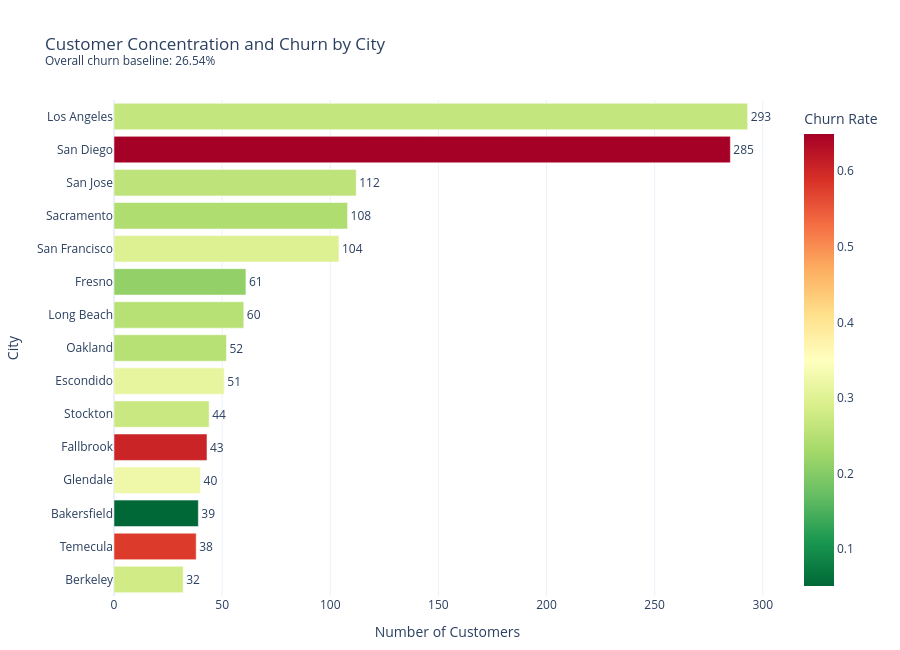

Notebook source saved alongside this figure:
### Markdown cell above
#### City Analysis

### Code cell
df_clean['Churn Indicator'] = df_clean['Churn Label'].map({'Yes': 1, 'No': 0})
baseline_churn = df_clean['Churn Indicator'].mean()


city_summary = (
    df_clean.groupby('City')
    .agg(
        customer_count=('Customer ID', 'count'),
        churned_customers=('Churn Indicator', 'sum'),
        churn_rate=('Churn Indicator', 'mean')
    )
    .reset_index()
)


total_customers = city_summary['customer_count'].sum()
total_churned = city_summary['churned_customers'].sum()

city_summary['customer_share'] = (
    city_summary['customer_count'] / total_customers * 100
)

city_summary['churn_contribution'] = (
    city_summary['churned_customers'] / total_churned * 100
)


city_summary['above_baseline'] = (
    city_summary['churn_rate'] > baseline_churn
)


top_cities = (
    city_summary
    .nlargest(15, 'customer_count')
    .sort_values('customer_count', ascending=True)
)


fig = px.bar(
    top_cities,
    x='customer_count',
    y='City',
    orientation='h',
    color='churn_rate',
    color_continuous_scale='RdYlGn_r',
    text='customer_count',
    hover_name='City',
    hover_data={
        'customer_count': ':,',
        'customer_share': ':.2f',
        'churned_customers': ':,',
        'churn_rate': ':.2%',
        'churn_contribution': ':.2f',
        'above_baseline': True,
        'City': False
    },
    labels={
        'customer_count': 'Number of Customers',
        'City': 'City',
        'churn_rate': 'Churn Rate',
        'customer_share': 'Customer Base Share (%)',
        'churned_customers': 'Churned Customers',
        'churn_contribution': 'Total Churn Contribution (%)',
        'above_baseline': 'Above Churn Baseline'
    },
    title=(
        f'Customer Concentration and Churn by City'
        f'<br><sup>Overall churn baseline: {baseline_churn:.2%}</sup>'
    )
)

fig.update_traces(
    textposition='outside',
    cliponaxis=False
)

fig.update_layout(
    template='plotly_white',
    height=650,
    xaxis_title='Number of Customers',
    yaxis_title='City',
    coloraxis_colorbar_title='Churn Rate',
    margin=dict(l=20, r=80, t=100, b=40)
)

fig.show()

### Figure 1 — Plotly figure (JSON) as saved in the notebook; plotly's stock layout.template omitted (floating-point values rounded to 4 significant figures)
{"data": [{"cliponaxis": false, "customdata": [[0.4544, 9, 0.2812, 0.4815, true], [0.5395, 22, 0.5789, 1.177, true], [0.5537, 2, 0.05128, 0.107, false], [0.5679, 13, 0.325, 0.6956, true], [0.6105, 26, 0.6047, 1.391, true], [0.6247, 12, 0.2727, 0.6421, true], [0.7241, 16, 0.3137, 0.8561, true], [0.7383, 13, 0.25, 0.6956, false], [0.8519, 15, 0.25, 0.8026, false], [0.8661, 13, 0.2131, 0.6956, false], [1.477, 31, 0.2981, 1.659, true], [1.533, 26, 0.2407, 1.391, false], [1.59, 29, 0.2589, 1.552, false], [4.047, 185, 0.6491, 9.898, true], [4.16, 78, 0.2662, 4.173, true]], "hovertemplate": "<b>%{hovertext}</b><br><br>Number of Customers=%{text:,}<br>Customer Base Share (%)=%{customdata[0]:.2f}<br>Churned Customers=%{customdata[1]:,}<br>Churn Rate=%{marker.color:.2%}<br>Total Churn Contribution (%)=%{customdata[3]:.2f}<br>Above Churn Baseline=%{customdata[4]}<extra></extra>", "hovertext": ["Berkeley", "Temecula", "Bakersfield", "Glendale", "Fallbrook", "Stockton", "Escondido", "Oakland", "Long Beach", "Fresno", "San Francisco", "Sacramento", "San Jose", "San Diego", "Los Angeles"], "legendgroup": "", "marker": {"color": [0.2812, 0.5789, 0.05128, 0.325, 0.6047, 0.2727, 0.3137, 0.25, 0.25, 0.2131, 0.2981, 0.2407, 0.2589, 0.6491, 0.2662], "coloraxis": "coloraxis", "pattern": {"shape": ""}}, "name": "", "orientation": "h", "showlegend": false, "text": [32.0, 38.0, 39.0, 40.0, 43.0, 44.0, 51.0, 52.0, 60.0, 61.0, 104.0, 108.0, 112.0, 285.0, 293.0], "textposition": "outside", "type": "bar", "x": [32, 38, 39, 40, 43, 44, 51, 52, 60, 61, 104, 108, 112, 285, 293], "xaxis": "x", "y": ["Berkeley", "Temecula", "Bakersfield", "Glendale", "Fallbrook", "Stockton", "Escondido", "Oakland", "Long Beach", "Fresno", "San Francisco", "Sacramento", "San Jose", "San Diego", "Los Angeles"], "yaxis": "y"}], "layout": {"barmode": "relative", "coloraxis": {"colorbar": {"title": {"text": "Churn Rate"}}, "colorscale": [[0, "rgb(0,104,55)"], [0.1, "rgb(26,152,80)"], [0.2, "rgb(102,189,99)"], [0.3, "rgb(166,217,106)"], [0.4, "rgb(217,239,139)"], [0.5, "rgb(255,255,191)"], [0.6, "rgb(254,224,139)"], [0.7, "rgb(253,174,97)"], [0.8, "rgb(244,109,67)"], [0.9, "rgb(215,48,39)"], [1, "rgb(165,0,38)"]]}, "height": 650, "legend": {"tracegroupgap": 0}, "margin": {"b": 40, "l": 20, "r": 80, "t": 100}, "title": {"text": "Customer Concentration and Churn by City<br><sup>Overall churn baseline: 26.54%</sup>"}, "xaxis": {"anchor": "y", "domain": [0, 1], "title": {"text": "Number of Customers"}}, "yaxis": {"anchor": "x", "domain": [0, 1], "title": {"text": "City"}}}}
